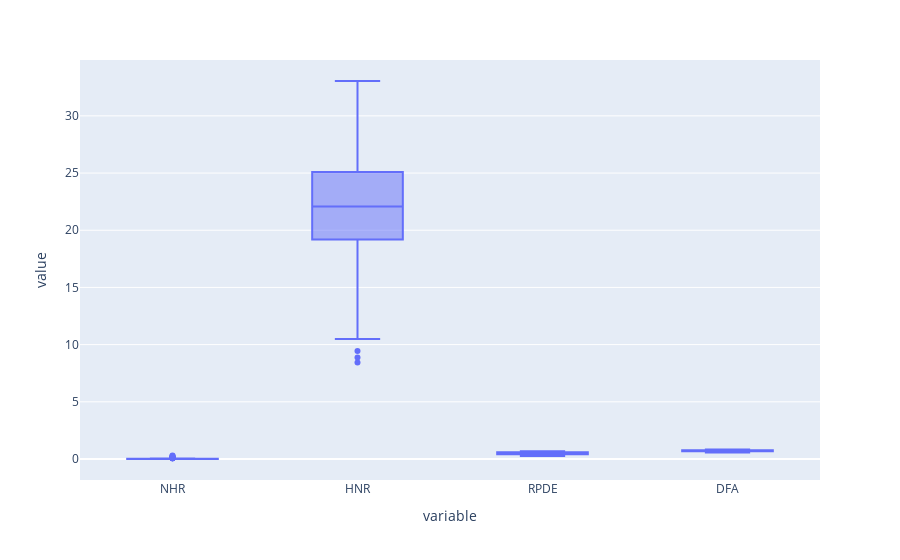

The cell this chart's notebook holds for it:
### Markdown cell above
##### 
    1.The distribution of MDVP:Shimmer, MDVP:Shimmer(dB), MDVP:APQ, Shimmer:DDA columns are all right-skewed.
    2.There are some outliers in MDVP:Shimmer(dB) column.

### Code cell
# check NHR,HNR,RPDE,DFA columns
f=['NHR', 'HNR', 'RPDE', 'DFA']
px.box(parkinsons_df[f])

### Figure 1 — Plotly figure (JSON) as saved in the notebook; plotly's stock layout.template omitted (floating-point values rounded to 4 significant figures; data arrays with more than 128 entries replaced by an {"elided": "..."} marker saying what was removed)
{"data": [{"alignmentgroup": "True", "hovertemplate": "variable=%{x}<br>value=%{y}<extra></extra>", "legendgroup": "", "marker": {"color": "#636efa"}, "name": "", "notched": false, "offsetgroup": "", "orientation": "v", "showlegend": false, "type": "box", "x": {"elided": "780 str values"}, "x0": " ", "xaxis": "x", "y": {"elided": "780 float values"}, "y0": " ", "yaxis": "y"}], "layout": {"boxmode": "group", "legend": {"tracegroupgap": 0}, "margin": {"t": 60}, "xaxis": {"anchor": "y", "domain": [0, 1], "title": {"text": "variable"}}, "yaxis": {"anchor": "x", "domain": [0, 1], "title": {"text": "value"}}}}
